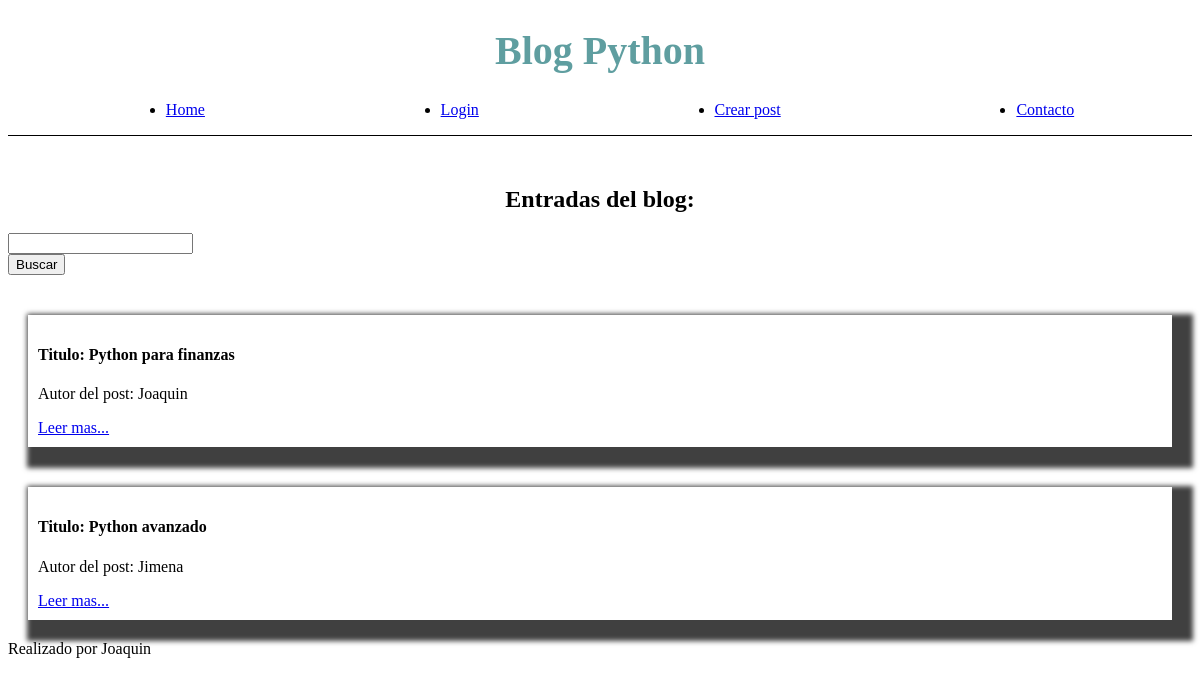
Before: / with the older database file.
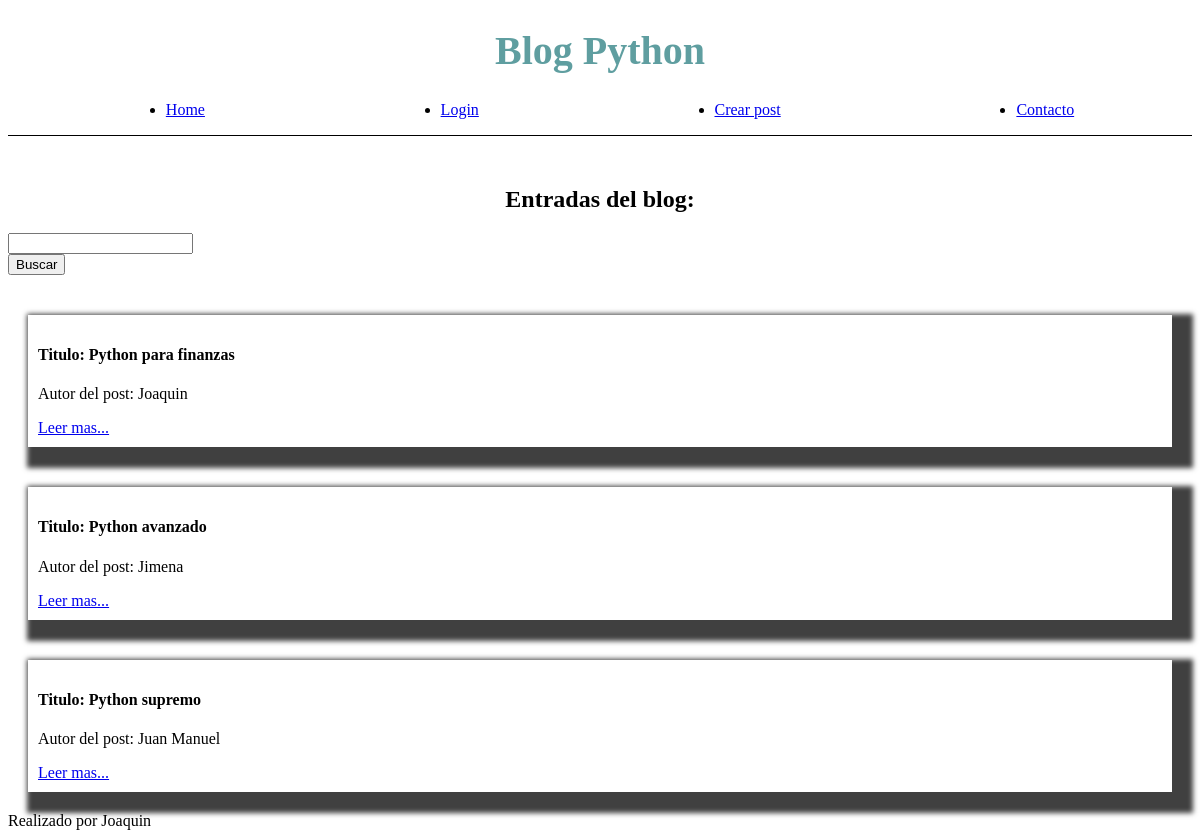
After: the same page with the newer database file.
### tables this page shows
CREATE TABLE posts (
    id INTEGER PRIMARY KEY AUTOINCREMENT,
    autor TEXT NOT NULL,
    titulo TEXT NOT NULL,
    contenido TEXT NOT NULL
);

### main.py (the view)
@app.route('/')
def home():
    conn = get_db_connection()
    busqueda = request.args.get('search')
    if busqueda:
        posts = conn.execute("SELECT * FROM posts WHERE posts.titulo LIKE ?", (f"%{busqueda}%",)).fetchall()
        conn.close()
        return render_template("home.html", posts=posts)
    posts = conn.execute("SELECT * FROM posts").fetchall()
    conn.close()
    return render_template("home.html", posts=posts)

### main.py (called while the page is built)
def get_db_connection():
    conn = sqlite3.connect('blog.db')
    conn.row_factory = sqlite3.Row
    return conn

### templates/home.html (shortened to what this page needs)
{% extends "base.html" %}
{% block head %}
    <link rel="stylesheet" type="text/css" href="{{ url_for('static', filename='css/home.css') }}">
{% endblock %}
{% block main %}
    <div>
        <h2>Entradas del blog:</h2>
    </div>
    <form action="{{ url_for('home') }}">
        <input type="search" id="search" name="search"><br>
        <button type="submit">Buscar</button>
    </form>
    {% if posts %}
        {% for post in posts %}
            <div class="posts">
                <h4>Titulo: {{ post.titulo }}</h4>
                <p>Autor del post: {{ post.autor }}</p>
                <a href="/post/{{post.id}}">Leer mas...</a>
            </div>
        {% endfor %}
    {% else %}
        <p>Por el momento no hay post</p>
    {% endif %}
{% endblock %}

### templates/base.html
<!DOCTYPE html>
<html lang="en">
<head>
    {% block head %}
    {% endblock %}
</head>
<body>
    <header>
        <div>
            <h1>Blog Python</h1>
        </div>
        <div class="bar">
            <ul class="bar_items">
                <li><a href={{ url_for('home') }}>Home</a></li>
                <li><a href={{ url_for('login') }}>Login</a></li>
                <li><a href={{ url_for('create_post') }}>Crear post</a></li>
                <li><a href={{ url_for('contacto') }}>Contacto</a></li>
            </ul>
        </div>
    </header>
    <main>
        {% block main%}
        {% endblock %}
    </main>
    <footer>
        Realizado por Joaquin
    </footer>
</body>
</html>

### static/css/home.css (style rules this page uses)
h1 { color: cadetblue; font-size: 40px; text-align: center; }
h2 { text-align: center; }
.bar { border-bottom: solid 1px; margin-bottom: 50px; }
.bar_items { display: flex; justify-content: space-around; }
.posts { box-shadow: 10px 10px 5px 11px rgba(0,0,0,0.75); -webkit-box-shadow: 10px 10px 5px 11px rgba(0,0,0,0.75); -moz-box-shadow: 10px 10px 5px 11px rgba(0,0,0,0.75); margin: 40px 20px 20px 20px; padding: 10px; }

Changed rows visible on the page:
added posts: titulo "Python supremo", autor "Juan Manuel"
